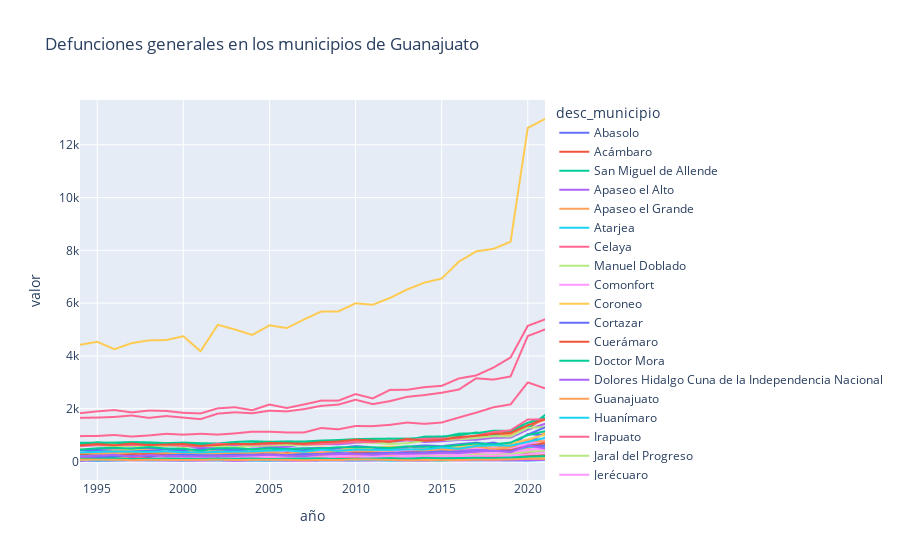

This figure's notebook cell:
### Code cell
g_line = px.line(mun_g,x="año", y="valor", title='Defunciones generales en los municipios de Guanajuato', color='desc_municipio')
g_line.show()

### Figure 1 — Plotly figure (JSON) as saved in the notebook; plotly's stock layout.template omitted (floating-point values rounded to 4 significant figures)
{"data": [{"hovertemplate": "desc_municipio=Abasolo<br>año=%{x}<br>valor=%{y}<extra></extra>", "legendgroup": "Abasolo", "line": {"color": "#636efa", "dash": "solid"}, "marker": {"symbol": "circle"}, "mode": "lines", "name": "Abasolo", "showlegend": true, "type": "scattergl", "x": [1994, 1995, 1996, 1997, 1998, 1999, 2000, 2001, 2002, 2003, 2004, 2005, 2006, 2007, 2008, 2009, 2010, 2011, 2012, 2013, 2014, 2015, 2016, 2017, 2018, 2019, 2020, 2021], "xaxis": "x", "y": [301, 318, 350, 347, 350, 354, 368, 340, 381, 374, 369, 397, 364, 390, 404, 388, 471, 455, 466, 460, 462, 478, 543, 574, 604, 641, 729, 1060], "yaxis": "y"}, {"hovertemplate": "desc_municipio=Acámbaro<br>año=%{x}<br>valor=%{y}<extra></extra>", "legendgroup": "Acámbaro", "line": {"color": "#EF553B", "dash": "solid"}, "marker": {"symbol": "circle"}, "mode": "lines", "name": "Acámbaro", "showlegend": true, "type": "scattergl", "x": [1994, 1995, 1996, 1997, 1998, 1999, 2000, 2001, 2002, 2003, 2004, 2005, 2006, 2007, 2008, 2009, 2010, 2011, 2012, 2013, 2014, 2015, 2016, 2017, 2018, 2019, 2020, 2021], "xaxis": "x", "y": [646, 645, 630, 654, 642, 622, 695, 653, 601, 629, 656, 725, 691, 725, 736, 720, 813, 812, 748, 803, 848, 814, 907, 929, 954, 1047, 1275, 1635], "yaxis": "y"}, {"hovertemplate": "desc_municipio=San Miguel de Allende<br>año=%{x}<br>valor=%{y}<extra></extra>", "legendgroup": "San Miguel de Allende", "line": {"color": "#00cc96", "dash": "solid"}, "marker": {"symbol": "circle"}, "mode": "lines", "name": "San Miguel de Allende", "showlegend": true, "type": "scattergl", "x": [1994, 1995, 1996, 1997, 1998, 1999, 2000, 2001, 2002, 2003, 2004, 2005, 2006, 2007, 2008, 2009, 2010, 2011, 2012, 2013, 2014, 2015, 2016, 2017, 2018, 2019, 2020, 2021], "xaxis": "x", "y": [661, 730, 692, 702, 711, 696, 714, 692, 684, 652, 681, 739, 711, 714, 750, 777, 794, 773, 816, 821, 939, 946, 993, 1099, 1010, 1129, 1286, 1757], "yaxis": "y"}, {"hovertemplate": "desc_municipio=Apaseo el Alto<br>año=%{x}<br>valor=%{y}<extra></extra>", "legendgroup": "Apaseo el Alto", "line": {"color": "#ab63fa", "dash": "solid"}, "marker": {"symbol": "circle"}, "mode": "lines", "name": "Apaseo el Alto", "showlegend": true, "type": "scattergl", "x": [1994, 1995, 1996, 1997, 1998, 1999, 2000, 2001, 2002, 2003, 2004, 2005, 2006, 2007, 2008, 2009, 2010, 2011, 2012, 2013, 2014, 2015, 2016, 2017, 2018, 2019, 2020, 2021], "xaxis": "x", "y": [273, 252, 268, 252, 257, 286, 268, 266, 279, 283, 307, 270, 292, 313, 293, 329, 349, 328, 302, 367, 349, 341, 399, 447, 464, 483, 632, 647], "yaxis": "y"}, {"hovertemplate": "desc_municipio=Apaseo el Grande<br>año=%{x}<br>valor=%{y}<extra></extra>", "legendgroup": "Apaseo el Grande", "line": {"color": "#FFA15A", "dash": "solid"}, "marker": {"symbol": "circle"}, "mode": "lines", "name": "Apaseo el Grande", "showlegend": true, "type": "scattergl", "x": [1994, 1995, 1996, 1997, 1998, 1999, 2000, 2001, 2002, 2003, 2004, 2005, 2006, 2007, 2008, 2009, 2010, 2011, 2012, 2013, 2014, 2015, 2016, 2017, 2018, 2019, 2020, 2021], "xaxis": "x", "y": [324, 328, 352, 299, 321, 323, 302, 314, 328, 332, 296, 322, 342, 315, 378, 379, 437, 429, 383, 462, 475, 468, 462, 573, 555, 600, 797, 1071], "yaxis": "y"}, {"hovertemplate": "desc_municipio=Atarjea<br>año=%{x}<br>valor=%{y}<extra></extra>", "legendgroup": "Atarjea", "line": {"color": "#19d3f3", "dash": "solid"}, "marker": {"symbol": "circle"}, "mode": "lines", "name": "Atarjea", "showlegend": true, "type": "scattergl", "x": [1994, 1995, 1996, 1997, 1998, 1999, 2000, 2001, 2002, 2003, 2004, 2005, 2006, 2007, 2008, 2009, 2010, 2011, 2012, 2013, 2014, 2015, 2016, 2017, 2018, 2019, 2020, 2021], "xaxis": "x", "y": [31, 19, 28, 46, 31, 30, 24, 32, 35, 24, 26, 24, 37, 25, 31, 32, 25, 39, 28, 29, 30, 23, 43, 36, 36, 33, 29, 52], "yaxis": "y"}, {"hovertemplate": "desc_municipio=Celaya<br>año=%{x}<br>valor=%{y}<extra></extra>", "legendgroup": "Celaya", "line": {"color": "#FF6692", "dash": "solid"}, "marker": {"symbol": "circle"}, "mode": "lines", "name": "Celaya", "showlegend": true, "type": "scattergl", "x": [1994, 1995, 1996, 1997, 1998, 1999, 2000, 2001, 2002, 2003, 2004, 2005, 2006, 2007, 2008, 2009, 2010, 2011, 2012, 2013, 2014, 2015, 2016, 2017, 2018, 2019, 2020, 2021], "xaxis": "x", "y": [1653, 1664, 1688, 1742, 1652, 1722, 1663, 1604, 1813, 1863, 1826, 1924, 1898, 1983, 2107, 2156, 2340, 2173, 2287, 2450, 2516, 2605, 2726, 3151, 3103, 3221, 4753, 5002], "yaxis": "y"}, {"hovertemplate": "desc_municipio=Manuel Doblado<br>año=%{x}<br>valor=%{y}<extra></extra>", "legendgroup": "Manuel Doblado", "line": {"color": "#B6E880", "dash": "solid"}, "marker": {"symbol": "circle"}, "mode": "lines", "name": "Manuel Doblado", "showlegend": true, "type": "scattergl", "x": [1994, 1995, 1996, 1997, 1998, 1999, 2000, 2001, 2002, 2003, 2004, 2005, 2006, 2007, 2008, 2009, 2010, 2011, 2012, 2013, 2014, 2015, 2016, 2017, 2018, 2019, 2020, 2021], "xaxis": "x", "y": [169, 209, 183, 176, 203, 155, 203, 194, 168, 173, 192, 201, 187, 223, 205, 198, 222, 224, 230, 203, 225, 243, 229, 257, 224, 228, 313, 439], "yaxis": "y"}, {"hovertemplate": "desc_municipio=Comonfort<br>año=%{x}<br>valor=%{y}<extra></extra>", "legendgroup": "Comonfort", "line": {"color": "#FF97FF", "dash": "solid"}, "marker": {"symbol": "circle"}, "mode": "lines", "name": "Comonfort", "showlegend": true, "type": "scattergl", "x": [1994, 1995, 1996, 1997, 1998, 1999, 2000, 2001, 2002, 2003, 2004, 2005, 2006, 2007, 2008, 2009, 2010, 2011, 2012, 2013, 2014, 2015, 2016, 2017, 2018, 2019, 2020, 2021], "xaxis": "x", "y": [320, 361, 388, 386, 364, 347, 324, 273, 316, 318, 344, 381, 333, 324, 372, 373, 364, 380, 422, 403, 414, 427, 485, 514, 507, 505, 674, 794], "yaxis": "y"}, {"hovertemplate": "desc_municipio=Coroneo<br>año=%{x}<br>valor=%{y}<extra></extra>", "legendgroup": "Coroneo", "line": {"color": "#FECB52", "dash": "solid"}, "marker": {"symbol": "circle"}, "mode": "lines", "name": "Coroneo", "showlegend": true, "type": "scattergl", "x": [1994, 1995, 1996, 1997, 1998, 1999, 2000, 2001, 2002, 2003, 2004, 2005, 2006, 2007, 2008, 2009, 2010, 2011, 2012, 2013, 2014, 2015, 2016, 2017, 2018, 2019, 2020, 2021], "xaxis": "x", "y": [53, 70, 64, 76, 64, 72, 65, 63, 65, 66, 57, 67, 75, 78, 61, 91, 85, 79, 68, 80, 95, 114, 70, 75, 94, 79, 116, 137], "yaxis": "y"}, {"hovertemplate": "desc_municipio=Cortazar<br>año=%{x}<br>valor=%{y}<extra></extra>", "legendgroup": "Cortazar", "line": {"color": "#636efa", "dash": "solid"}, "marker": {"symbol": "circle"}, "mode": "lines", "name": "Cortazar", "showlegend": true, "type": "scattergl", "x": [1994, 1995, 1996, 1997, 1998, 1999, 2000, 2001, 2002, 2003, 2004, 2005, 2006, 2007, 2008, 2009, 2010, 2011, 2012, 2013, 2014, 2015, 2016, 2017, 2018, 2019, 2020, 2021], "xaxis": "x", "y": [433, 419, 437, 394, 426, 469, 394, 419, 458, 428, 466, 431, 448, 458, 480, 493, 499, 482, 517, 545, 556, 569, 554, 622, 718, 575, 1038, 995], "yaxis": "y"}, {"hovertemplate": "desc_municipio=Cuerámaro<br>año=%{x}<br>valor=%{y}<extra></extra>", "legendgroup": "Cuerámaro", "line": {"color": "#EF553B", "dash": "solid"}, "marker": {"symbol": "circle"}, "mode": "lines", "name": "Cuerámaro", "showlegend": true, "type": "scattergl", "x": [1994, 1995, 1996, 1997, 1998, 1999, 2000, 2001, 2002, 2003, 2004, 2005, 2006, 2007, 2008, 2009, 2010, 2011, 2012, 2013, 2014, 2015, 2016, 2017, 2018, 2019, 2020, 2021], "xaxis": "x", "y": [148, 120, 143, 143, 162, 142, 155, 157, 136, 176, 148, 150, 157, 139, 147, 165, 156, 189, 167, 184, 178, 177, 179, 191, 222, 217, 294, 354], "yaxis": "y"}, {"hovertemplate": "desc_municipio=Doctor Mora<br>año=%{x}<br>valor=%{y}<extra></extra>", "legendgroup": "Doctor Mora", "line": {"color": "#00cc96", "dash": "solid"}, "marker": {"symbol": "circle"}, "mode": "lines", "name": "Doctor Mora", "showlegend": true, "type": "scattergl", "x": [1994, 1995, 1996, 1997, 1998, 1999, 2000, 2001, 2002, 2003, 2004, 2005, 2006, 2007, 2008, 2009, 2010, 2011, 2012, 2013, 2014, 2015, 2016, 2017, 2018, 2019, 2020, 2021], "xaxis": "x", "y": [107, 92, 111, 98, 114, 86, 83, 114, 104, 91, 115, 87, 104, 93, 98, 86, 102, 107, 109, 96, 113, 108, 106, 145, 152, 139, 184, 188], "yaxis": "y"}, {"hovertemplate": "desc_municipio=Dolores Hidalgo Cuna de la Independencia Nacional<br>año=%{x}<br>valor=%{y}<extra></extra>", "legendgroup": "Dolores Hidalgo Cuna de la Independencia Nacional", "line": {"color": "#ab63fa", "dash": "solid"}, "marker": {"symbol": "circle"}, "mode": "lines", "name": "Dolores Hidalgo Cuna de la Independencia Nacional", "showlegend": true, "type": "scattergl", "x": [1994, 1995, 1996, 1997, 1998, 1999, 2000, 2001, 2002, 2003, 2004, 2005, 2006, 2007, 2008, 2009, 2010, 2011, 2012, 2013, 2014, 2015, 2016, 2017, 2018, 2019, 2020, 2021], "xaxis": "x", "y": [580, 612, 582, 621, 625, 597, 573, 530, 549, 611, 566, 582, 562, 647, 651, 654, 705, 729, 750, 795, 738, 767, 817, 822, 899, 904, 1208, 1427], "yaxis": "y"}, {"hovertemplate": "desc_municipio=Guanajuato<br>año=%{x}<br>valor=%{y}<extra></extra>", "legendgroup": "Guanajuato", "line": {"color": "#FFA15A", "dash": "solid"}, "marker": {"symbol": "circle"}, "mode": "lines", "name": "Guanajuato", "showlegend": true, "type": "scattergl", "x": [1994, 1995, 1996, 1997, 1998, 1999, 2000, 2001, 2002, 2003, 2004, 2005, 2006, 2007, 2008, 2009, 2010, 2011, 2012, 2013, 2014, 2015, 2016, 2017, 2018, 2019, 2020, 2021], "xaxis": "x", "y": [598, 641, 634, 594, 581, 593, 596, 593, 631, 652, 623, 761, 656, 704, 780, 741, 755, 795, 813, 802, 841, 889, 918, 900, 948, 1012, 1368, 1577], "yaxis": "y"}, {"hovertemplate": "desc_municipio=Huanímaro<br>año=%{x}<br>valor=%{y}<extra></extra>", "legendgroup": "Huanímaro", "line": {"color": "#19d3f3", "dash": "solid"}, "marker": {"symbol": "circle"}, "mode": "lines", "name": "Huanímaro", "showlegend": true, "type": "scattergl", "x": [1994, 1995, 1996, 1997, 1998, 1999, 2000, 2001, 2002, 2003, 2004, 2005, 2006, 2007, 2008, 2009, 2010, 2011, 2012, 2013, 2014, 2015, 2016, 2017, 2018, 2019, 2020, 2021], "xaxis": "x", "y": [76, 72, 72, 93, 82, 103, 87, 89, 86, 106, 84, 96, 86, 94, 104, 100, 131, 130, 131, 139, 114, 108, 130, 135, 158, 182, 194, 243], "yaxis": "y"}, {"hovertemplate": "desc_municipio=Irapuato<br>año=%{x}<br>valor=%{y}<extra></extra>", "legendgroup": "Irapuato", "line": {"color": "#FF6692", "dash": "solid"}, "marker": {"symbol": "circle"}, "mode": "lines", "name": "Irapuato", "showlegend": true, "type": "scattergl", "x": [1994, 1995, 1996, 1997, 1998, 1999, 2000, 2001, 2002, 2003, 2004, 2005, 2006, 2007, 2008, 2009, 2010, 2011, 2012, 2013, 2014, 2015, 2016, 2017, 2018, 2019, 2020, 2021], "xaxis": "x", "y": [1830, 1899, 1948, 1860, 1929, 1915, 1844, 1820, 2014, 2054, 1942, 2158, 2026, 2160, 2303, 2304, 2554, 2389, 2713, 2718, 2816, 2865, 3146, 3259, 3555, 3941, 5138, 5385], "yaxis": "y"}, {"hovertemplate": "desc_municipio=Jaral del Progreso<br>año=%{x}<br>valor=%{y}<extra></extra>", "legendgroup": "Jaral del Progreso", "line": {"color": "#B6E880", "dash": "solid"}, "marker": {"symbol": "circle"}, "mode": "lines", "name": "Jaral del Progreso", "showlegend": true, "type": "scattergl", "x": [1994, 1995, 1996, 1997, 1998, 1999, 2000, 2001, 2002, 2003, 2004, 2005, 2006, 2007, 2008, 2009, 2010, 2011, 2012, 2013, 2014, 2015, 2016, 2017, 2018, 2019, 2020, 2021], "xaxis": "x", "y": [152, 161, 178, 150, 175, 159, 136, 157, 171, 146, 186, 170, 177, 192, 163, 219, 200, 208, 203, 199, 230, 232, 241, 274, 269, 277, 369, 388], "yaxis": "y"}, {"hovertemplate": "desc_municipio=Jerécuaro<br>año=%{x}<br>valor=%{y}<extra></extra>", "legendgroup": "Jerécuaro", "line": {"color": "#FF97FF", "dash": "solid"}, "marker": {"symbol": "circle"}, "mode": "lines", "name": "Jerécuaro", "showlegend": true, "type": "scattergl", "x": [1994, 1995, 1996, 1997, 1998, 1999, 2000, 2001, 2002, 2003, 2004, 2005, 2006, 2007, 2008, 2009, 2010, 2011, 2012, 2013, 2014, 2015, 2016, 2017, 2018, 2019, 2020, 2021], "xaxis": "x", "y": [282, 238, 309, 277, 281, 282, 222, 265, 249, 253, 265, 232, 282, 282, 304, 300, 293, 282, 309, 328, 347, 322, 337, 341, 350, 383, 424, 536], "yaxis": "y"}, {"hovertemplate": "desc_municipio=León<br>año=%{x}<br>valor=%{y}<extra></extra>", "legendgroup": "León", "line": {"color": "#FECB52", "dash": "solid"}, "marker": {"symbol": "circle"}, "mode": "lines", "name": "León", "showlegend": true, "type": "scattergl", "x": [1994, 1995, 1996, 1997, 1998, 1999, 2000, 2001, 2002, 2003, 2004, 2005, 2006, 2007, 2008, 2009, 2010, 2011, 2012, 2013, 2014, 2015, 2016, 2017, 2018, 2019, 2020, 2021], "xaxis": "x", "y": [4421, 4536, 4254, 4484, 4589, 4600, 4746, 4176, 5178, 5002, 4793, 5158, 5055, 5381, 5679, 5685, 5993, 5938, 6196, 6518, 6778, 6931, 7572, 7961, 8055, 8325, 12641, 12977], "yaxis": "y"}, {"hovertemplate": "desc_municipio=Moroleón<br>año=%{x}<br>valor=%{y}<extra></extra>", "legendgroup": "Moroleón", "line": {"color": "#636efa", "dash": "solid"}, "marker": {"symbol": "circle"}, "mode": "lines", "name": "Moroleón", "showlegend": true, "type": "scattergl", "x": [1994, 1995, 1996, 1997, 1998, 1999, 2000, 2001, 2002, 2003, 2004, 2005, 2006, 2007, 2008, 2009, 2010, 2011, 2012, 2013, 2014, 2015, 2016, 2017, 2018, 2019, 2020, 2021], "xaxis": "x", "y": [239, 230, 248, 239, 228, 255, 257, 237, 264, 259, 248, 247, 263, 250, 282, 278, 330, 280, 323, 297, 336, 339, 338, 368, 371, 359, 541, 572], "yaxis": "y"}, {"hovertemplate": "desc_municipio=Ocampo<br>año=%{x}<br>valor=%{y}<extra></extra>", "legendgroup": "Ocampo", "line": {"color": "#EF553B", "dash": "solid"}, "marker": {"symbol": "circle"}, "mode": "lines", "name": "Ocampo", "showlegend": true, "type": "scattergl", "x": [1994, 1995, 1996, 1997, 1998, 1999, 2000, 2001, 2002, 2003, 2004, 2005, 2006, 2007, 2008, 2009, 2010, 2011, 2012, 2013, 2014, 2015, 2016, 2017, 2018, 2019, 2020, 2021], "xaxis": "x", "y": [117, 134, 134, 149, 136, 121, 137, 93, 99, 107, 87, 98, 109, 131, 126, 125, 111, 112, 98, 104, 130, 143, 121, 154, 141, 140, 202, 236], "yaxis": "y"}, {"hovertemplate": "desc_municipio=Pénjamo<br>año=%{x}<br>valor=%{y}<extra></extra>", "legendgroup": "Pénjamo", "line": {"color": "#00cc96", "dash": "solid"}, "marker": {"symbol": "circle"}, "mode": "lines", "name": "Pénjamo", "showlegend": true, "type": "scattergl", "x": [1994, 1995, 1996, 1997, 1998, 1999, 2000, 2001, 2002, 2003, 2004, 2005, 2006, 2007, 2008, 2009, 2010, 2011, 2012, 2013, 2014, 2015, 2016, 2017, 2018, 2019, 2020, 2021], "xaxis": "x", "y": [708, 708, 716, 735, 724, 695, 678, 661, 683, 739, 768, 746, 761, 757, 792, 812, 848, 859, 865, 865, 897, 916, 1054, 1070, 1164, 1163, 1467, 1648], "yaxis": "y"}, {"hovertemplate": "desc_municipio=Pueblo Nuevo<br>año=%{x}<br>valor=%{y}<extra></extra>", "legendgroup": "Pueblo Nuevo", "line": {"color": "#ab63fa", "dash": "solid"}, "marker": {"symbol": "circle"}, "mode": "lines", "name": "Pueblo Nuevo", "showlegend": true, "type": "scattergl", "x": [1994, 1995, 1996, 1997, 1998, 1999, 2000, 2001, 2002, 2003, 2004, 2005, 2006, 2007, 2008, 2009, 2010, 2011, 2012, 2013, 2014, 2015, 2016, 2017, 2018, 2019, 2020, 2021], "xaxis": "x", "y": [91, 87, 86, 70, 69, 78, 58, 74, 67, 68, 71, 70, 73, 79, 76, 92, 93, 74, 104, 88, 86, 81, 90, 108, 110, 108, 138, 201], "yaxis": "y"}, {"hovertemplate": "desc_municipio=Purísima del Rincón<br>año=%{x}<br>valor=%{y}<extra></extra>", "legendgroup": "Purísima del Rincón", "line": {"color": "#FFA15A", "dash": "solid"}, "marker": {"symbol": "circle"}, "mode": "lines", "name": "Purísima del Rincón", "showlegend": true, "type": "scattergl", "x": [1994, 1995, 1996, 1997, 1998, 1999, 2000, 2001, 2002, 2003, 2004, 2005, 2006, 2007, 2008, 2009, 2010, 2011, 2012, 2013, 2014, 2015, 2016, 2017, 2018, 2019, 2020, 2021], "xaxis": "x", "y": [143, 174, 173, 181, 194, 189, 195, 168, 201, 182, 179, 223, 218, 207, 236, 238, 265, 239, 233, 273, 274, 297, 320, 321, 366, 385, 505, 649], "yaxis": "y"}, {"hovertemplate": "desc_municipio=Romita<br>año=%{x}<br>valor=%{y}<extra></extra>", "legendgroup": "Romita", "line": {"color": "#19d3f3", "dash": "solid"}, "marker": {"symbol": "circle"}, "mode": "lines", "name": "Romita", "showlegend": true, "type": "scattergl", "x": [1994, 1995, 1996, 1997, 1998, 1999, 2000, 2001, 2002, 2003, 2004, 2005, 2006, 2007, 2008, 2009, 2010, 2011, 2012, 2013, 2014, 2015, 2016, 2017, 2018, 2019, 2020, 2021], "xaxis": "x", "y": [227, 265, 247, 280, 235, 263, 243, 241, 269, 275, 244, 247, 234, 245, 268, 262, 284, 300, 295, 303, 317, 316, 343, 366, 360, 382, 554, 555], "yaxis": "y"}, {"hovertemplate": "desc_municipio=Salamanca<br>año=%{x}<br>valor=%{y}<extra></extra>", "legendgroup": "Salamanca", "line": {"color": "#FF6692", "dash": "solid"}, "marker": {"symbol": "circle"}, "mode": "lines", "name": "Salamanca", "showlegend": true, "type": "scattergl", "x": [1994, 1995, 1996, 1997, 1998, 1999, 2000, 2001, 2002, 2003, 2004, 2005, 2006, 2007, 2008, 2009, 2010, 2011, 2012, 2013, 2014, 2015, 2016, 2017, 2018, 2019, 2020, 2021], "xaxis": "x", "y": [962, 968, 1003, 944, 986, 1048, 1016, 1049, 1019, 1064, 1129, 1127, 1100, 1098, 1268, 1219, 1343, 1339, 1388, 1475, 1426, 1476, 1666, 1849, 2052, 2162, 2996, 2771], "yaxis": "y"}, {"hovertemplate": "desc_municipio=Salvatierra<br>año=%{x}<br>valor=%{y}<extra></extra>", "legendgroup": "Salvatierra", "line": {"color": "#B6E880", "dash": "solid"}, "marker": {"symbol": "circle"}, "mode": "lines", "name": "Salvatierra", "showlegend": true, "type": "scattergl", "x": [1994, 1995, 1996, 1997, 1998, 1999, 2000, 2001, 2002, 2003, 2004, 2005, 2006, 2007, 2008, 2009, 2010, 2011, 2012, 2013, 2014, 2015, 2016, 2017, 2018, 2019, 2020, 2021], "xaxis": "x", "y": [605, 610, 581, 581, 570, 620, 550, 595, 571, 544, 588, 605, 626, 611, 646, 720, 725, 709, 664, 692, 781, 815, 840, 886, 957, 945, 1275, 1304], "yaxis": "y"}, {"hovertemplate": "desc_municipio=San Diego de la Unión<br>año=%{x}<br>valor=%{y}<extra></extra>", "legendgroup": "San Diego de la Unión", "line": {"color": "#FF97FF", "dash": "solid"}, "marker": {"symbol": "circle"}, "mode": "lines", "name": "San Diego de la Unión", "showlegend": true, "type": "scattergl", "x": [1994, 1995, 1996, 1997, 1998, 1999, 2000, 2001, 2002, 2003, 2004, 2005, 2006, 2007, 2008, 2009, 2010, 2011, 2012, 2013, 2014, 2015, 2016, 2017, 2018, 2019, 2020, 2021], "xaxis": "x", "y": [186, 176, 209, 193, 193, 159, 169, 147, 173, 159, 164, 178, 163, 149, 159, 185, 187, 183, 168, 187, 176, 189, 192, 213, 218, 227, 275, 346], "yaxis": "y"}, {"hovertemplate": "desc_municipio=San Felipe<br>año=%{x}<br>valor=%{y}<extra></extra>", "legendgroup": "San Felipe", "line": {"color": "#FECB52", "dash": "solid"}, "marker": {"symbol": "circle"}, "mode": "lines", "name": "San Felipe", "showlegend": true, "type": "scattergl", "x": [1994, 1995, 1996, 1997, 1998, 1999, 2000, 2001, 2002, 2003, 2004, 2005, 2006, 2007, 2008, 2009, 2010, 2011, 2012, 2013, 2014, 2015, 2016, 2017, 2018, 2019, 2020, 2021], "xaxis": "x", "y": [468, 475, 459, 458, 484, 491, 455, 385, 434, 495, 448, 463, 485, 490, 528, 500, 492, 522, 561, 557, 570, 528, 569, 635, 580, 678, 835, 1014], "yaxis": "y"}, {"hovertemplate": "desc_municipio=San Francisco del Rincón<br>año=%{x}<br>valor=%{y}<extra></extra>", "legendgroup": "San Francisco del Rincón", "line": {"color": "#636efa", "dash": "solid"}, "marker": {"symbol": "circle"}, "mode": "lines", "name": "San Francisco del Rincón", "showlegend": true, "type": "scattergl", "x": [1994, 1995, 1996, 1997, 1998, 1999, 2000, 2001, 2002, 2003, 2004, 2005, 2006, 2007, 2008, 2009, 2010, 2011, 2012, 2013, 2014, 2015, 2016, 2017, 2018, 2019, 2020, 2021], "xaxis": "x", "y": [453, 471, 497, 497, 517, 471, 442, 461, 453, 480, 465, 517, 481, 502, 511, 511, 583, 535, 508, 563, 608, 579, 653, 709, 650, 712, 1016, 1293], "yaxis": "y"}, {"hovertemplate": "desc_municipio=San José Iturbide<br>año=%{x}<br>valor=%{y}<extra></extra>", "legendgroup": "San José Iturbide", "line": {"color": "#EF553B", "dash": "solid"}, "marker": {"symbol": "circle"}, "mode": "lines", "name": "San José Iturbide", "showlegend": true, "type": "scattergl", "x": [1994, 1995, 1996, 1997, 1998, 1999, 2000, 2001, 2002, 2003, 2004, 2005, 2006, 2007, 2008, 2009, 2010, 2011, 2012, 2013, 2014, 2015, 2016, 2017, 2018, 2019, 2020, 2021], "xaxis": "x", "y": [280, 306, 301, 280, 309, 301, 280, 277, 268, 286, 302, 257, 321, 272, 295, 277, 328, 323, 316, 355, 352, 379, 330, 352, 413, 422, 578, 708], "yaxis": "y"}, {"hovertemplate": "desc_municipio=San Luis de la Paz<br>año=%{x}<br>valor=%{y}<extra></extra>", "legendgroup": "San Luis de la Paz", "line": {"color": "#00cc96", "dash": "solid"}, "marker": {"symbol": "circle"}, "mode": "lines", "name": "San Luis de la Paz", "showlegend": true, "type": "scattergl", "x": [1994, 1995, 1996, 1997, 1998, 1999, 2000, 2001, 2002, 2003, 2004, 2005, 2006, 2007, 2008, 2009, 2010, 2011, 2012, 2013, 2014, 2015, 2016, 2017, 2018, 2019, 2020, 2021], "xaxis": "x", "y": [447, 501, 518, 486, 544, 490, 482, 412, 503, 503, 463, 499, 466, 491, 489, 539, 541, 537, 509, 573, 557, 562, 619, 685, 647, 716, 998, 1145], "yaxis": "y"}, {"hovertemplate": "desc_municipio=Santa Catarina<br>año=%{x}<br>valor=%{y}<extra></extra>", "legendgroup": "Santa Catarina", "line": {"color": "#ab63fa", "dash": "solid"}, "marker": {"symbol": "circle"}, "mode": "lines", "name": "Santa Catarina", "showlegend": true, "type": "scattergl", "x": [1994, 1995, 1996, 1997, 1998, 1999, 2000, 2001, 2002, 2003, 2004, 2005, 2006, 2007, 2008, 2009, 2010, 2011, 2012, 2013, 2014, 2015, 2016, 2017, 2018, 2019, 2020, 2021], "xaxis": "x", "y": [18, 39, 32, 36, 38, 30, 36, 30, 32, 23, 32, 32, 28, 25, 36, 34, 38, 31, 47, 31, 30, 49, 35, 46, 40, 42, 44, 59], "yaxis": "y"}, {"hovertemplate": "desc_municipio=Santa Cruz de Juventino Rosas<br>año=%{x}<br>valor=%{y}<extra></extra>", "legendgroup": "Santa Cruz de Juventino Rosas", "line": {"color": "#FFA15A", "dash": "solid"}, "marker": {"symbol": "circle"}, "mode": "lines", "name": "Santa Cruz de Juventino Rosas", "showlegend": true, "type": "scattergl", "x": [1994, 1995, 1996, 1997, 1998, 1999, 2000, 2001, 2002, 2003, 2004, 2005, 2006, 2007, 2008, 2009, 2010, 2011, 2012, 2013, 2014, 2015, 2016, 2017, 2018, 2019, 2020, 2021], "xaxis": "x", "y": [322, 316, 294, 342, 350, 326, 310, 281, 311, 337, 326, 372, 292, 344, 333, 391, 412, 397, 437, 471, 408, 427, 468, 564, 475, 532, 803, 755], "yaxis": "y"}, {"hovertemplate": "desc_municipio=Santiago Maravatío<br>año=%{x}<br>valor=%{y}<extra></extra>", "legendgroup": "Santiago Maravatío", "line": {"color": "#19d3f3", "dash": "solid"}, "marker": {"symbol": "circle"}, "mode": "lines", "name": "Santiago Maravatío", "showlegend": true, "type": "scattergl", "x": [1994, 1995, 1996, 1997, 1998, 1999, 2000, 2001, 2002, 2003, 2004, 2005, 2006, 2007, 2008, 2009, 2010, 2011, 2012, 2013, 2014, 2015, 2016, 2017, 2018, 2019, 2020, 2021], "xaxis": "x", "y": [54, 54, 49, 49, 51, 49, 57, 60, 42, 65, 44, 44, 50, 63, 52, 54, 61, 54, 51, 61, 68, 58, 84, 92, 78, 83, 105, 92], "yaxis": "y"}, {"hovertemplate": "desc_municipio=Silao de la Victoria<br>año=%{x}<br>valor=%{y}<extra></extra>", "legendgroup": "Silao de la Victoria", "line": {"color": "#FF6692", "dash": "solid"}, "marker": {"symbol": "circle"}, "mode": "lines", "name": "Silao de la Victoria", "showlegend": true, "type": "scattergl", "x": [1994, 1995, 1996, 1997, 1998, 1999, 2000, 2001, 2002, 2003, 2004, 2005, 2006, 2007, 2008, 2009, 2010, 2011, 2012, 2013, 2014, 2015, 2016, 2017, 2018, 2019, 2020, 2021], "xaxis": "x", "y": [588, 617, 615, 623, 624, 636, 591, 576, 673, 645, 639, 652, 694, 643, 653, 690, 743, 730, 785, 814, 863, 874, 877, 979, 1116, 1183, 1591, 1597], "yaxis": "y"}, {"hovertemplate": "desc_municipio=Tarandacuao<br>año=%{x}<br>valor=%{y}<extra></extra>", "legendgroup": "Tarandacuao", "line": {"color": "#B6E880", "dash": "solid"}, "marker": {"symbol": "circle"}, "mode": "lines", "name": "Tarandacuao", "showlegend": true, "type": "scattergl", "x": [1994, 1995, 1996, 1997, 1998, 1999, 2000, 2001, 2002, 2003, 2004, 2005, 2006, 2007, 2008, 2009, 2010, 2011, 2012, 2013, 2014, 2015, 2016, 2017, 2018, 2019, 2020, 2021], "xaxis": "x", "y": [61, 65, 62, 67, 67, 62, 88, 81, 71, 75, 81, 65, 79, 85, 72, 78, 66, 85, 95, 95, 85, 101, 115, 106, 96, 90, 120, 146], "yaxis": "y"}, {"hovertemplate": "desc_municipio=Tarimoro<br>año=%{x}<br>valor=%{y}<extra></extra>", "legendgroup": "Tarimoro", "line": {"color": "#FF97FF", "dash": "solid"}, "marker": {"symbol": "circle"}, "mode": "lines", "name": "Tarimoro", "showlegend": true, "type": "scattergl", "x": [1994, 1995, 1996, 1997, 1998, 1999, 2000, 2001, 2002, 2003, 2004, 2005, 2006, 2007, 2008, 2009, 2010, 2011, 2012, 2013, 2014, 2015, 2016, 2017, 2018, 2019, 2020, 2021], "xaxis": "x", "y": [182, 223, 197, 213, 217, 191, 187, 196, 194, 211, 223, 206, 216, 206, 255, 246, 283, 235, 265, 255, 270, 285, 272, 346, 321, 350, 445, 479], "yaxis": "y"}, {"hovertemplate": "desc_municipio=Tierra Blanca<br>año=%{x}<br>valor=%{y}<extra></extra>", "legendgroup": "Tierra Blanca", "line": {"color": "#FECB52", "dash": "solid"}, "marker": {"symbol": "circle"}, "mode": "lines", "name": "Tierra Blanca", "showlegend": true, "type": "scattergl", "x": [1994, 1995, 1996, 1997, 1998, 1999, 2000, 2001, 2002, 2003, 2004, 2005, 2006, 2007, 2008, 2009, 2010, 2011, 2012, 2013, 2014, 2015, 2016, 2017, 2018, 2019, 2020, 2021], "xaxis": "x", "y": [91, 92, 95, 82, 81, 79, 68, 73, 103, 77, 88, 85, 89, 93, 89, 71, 82, 80, 94, 96, 90, 101, 96, 114, 95, 102, 136, 144], "yaxis": "y"}, {"hovertemplate": "desc_municipio=Uriangato<br>año=%{x}<br>valor=%{y}<extra></extra>", "legendgroup": "Uriangato", "line": {"color": "#636efa", "dash": "solid"}, "marker": {"symbol": "circle"}, "mode": "lines", "name": "Uriangato", "showlegend": true, "type": "scattergl", "x": [1994, 1995, 1996, 1997, 1998, 1999, 2000, 2001, 2002, 2003, 2004, 2005, 2006, 2007, 2008, 2009, 2010, 2011, 2012, 2013, 2014, 2015, 2016, 2017, 2018, 2019, 2020, 2021], "xaxis": "x", "y": [180, 174, 199, 217, 192, 233, 257, 237, 234, 251, 255, 270, 240, 281, 281, 319, 294, 308, 325, 336, 345, 379, 345, 383, 405, 381, 583, 606], "yaxis": "y"}, {"hovertemplate": "desc_municipio=Valle de Santiago<br>año=%{x}<br>valor=%{y}<extra></extra>", "legendgroup": "Valle de Santiago", "line": {"color": "#EF553B", "dash": "solid"}, "marker": {"symbol": "circle"}, "mode": "lines", "name": "Valle de Santiago", "showlegend": true, "type": "scattergl", "x": [1994, 1995, 1996, 1997, 1998, 1999, 2000, 2001, 2002, 2003, 2004, 2005, 2006, 2007, 2008, 2009, 2010, 2011, 2012, 2013, 2014, 2015, 2016, 2017, 2018, 2019, 2020, 2021], "xaxis": "x", "y": [612, 659, 614, 679, 623, 641, 663, 590, 625, 667, 659, 700, 691, 671, 728, 756, 828, 793, 740, 857, 783, 813, 926, 971, 1048, 1085, 1373, 1602], "yaxis": "y"}, {"hovertemplate": "desc_municipio=Victoria<br>año=%{x}<br>valor=%{y}<extra></extra>", "legendgroup": "Victoria", "line": {"color": "#00cc96", "dash": "solid"}, "marker": {"symbol": "circle"}, "mode": "lines", "name": "Victoria", "showlegend": true, "type": "scattergl", "x": [1994, 1995, 1996, 1997, 1998, 1999, 2000, 2001, 2002, 2003, 2004, 2005, 2006, 2007, 2008, 2009, 2010, 2011, 2012, 2013, 2014, 2015, 2016, 2017, 2018, 2019, 2020, 2021], "xaxis": "x", "y": [100, 100, 122, 94, 100, 113, 103, 99, 111, 103, 113, 91, 107, 114, 116, 91, 98, 112, 126, 107, 139, 123, 131, 141, 127, 146, 184, 200], "yaxis": "y"}, {"hovertemplate": "desc_municipio=Villagrán<br>año=%{x}<br>valor=%{y}<extra></extra>", "legendgroup": "Villagrán", "line": {"color": "#ab63fa", "dash": "solid"}, "marker": {"symbol": "circle"}, "mode": "lines", "name": "Villagrán", "showlegend": true, "type": "scattergl", "x": [1994, 1995, 1996, 1997, 1998, 1999, 2000, 2001, 2002, 2003, 2004, 2005, 2006, 2007, 2008, 2009, 2010, 2011, 2012, 2013, 2014, 2015, 2016, 2017, 2018, 2019, 2020, 2021], "xaxis": "x", "y": [185, 217, 254, 181, 242, 207, 200, 192, 199, 210, 230, 252, 216, 202, 258, 278, 278, 251, 292, 294, 305, 326, 322, 370, 416, 351, 603, 500], "yaxis": "y"}, {"hovertemplate": "desc_municipio=Xichú<br>año=%{x}<br>valor=%{y}<extra></extra>", "legendgroup": "Xichú", "line": {"color": "#FFA15A", "dash": "solid"}, "marker": {"symbol": "circle"}, "mode": "lines", "name": "Xichú", "showlegend": true, "type": "scattergl", "x": [1994, 1995, 1996, 1997, 1998, 1999, 2000, 2001, 2002, 2003, 2004, 2005, 2006, 2007, 2008, 2009, 2010, 2011, 2012, 2013, 2014, 2015, 2016, 2017, 2018, 2019, 2020, 2021], "xaxis": "x", "y": [70, 68, 67, 50, 62, 58, 53, 61, 67, 56, 59, 61, 60, 47, 58, 54, 79, 71, 57, 46, 51, 43, 53, 67, 65, 78, 100, 97], "yaxis": "y"}, {"hovertemplate": "desc_municipio=Yuriria<br>año=%{x}<br>valor=%{y}<extra></extra>", "legendgroup": "Yuriria", "line": {"color": "#19d3f3", "dash": "solid"}, "marker": {"symbol": "circle"}, "mode": "lines", "name": "Yuriria", "showlegend": true, "type": "scattergl", "x": [1994, 1995, 1996, 1997, 1998, 1999, 2000, 2001, 2002, 2003, 2004, 2005, 2006, 2007, 2008, 2009, 2010, 2011, 2012, 2013, 2014, 2015, 2016, 2017, 2018, 2019, 2020, 2021], "xaxis": "x", "y": [342, 361, 378, 372, 362, 384, 353, 345, 363, 373, 381, 414, 419, 367, 447, 406, 448, 441, 438, 458, 455, 530, 484, 589, 611, 599, 740, 892], "yaxis": "y"}], "layout": {"legend": {"title": {"text": "desc_municipio"}, "tracegroupgap": 0}, "title": {"text": "Defunciones generales en los municipios de Guanajuato"}, "xaxis": {"anchor": "y", "domain": [0, 1], "title": {"text": "año"}}, "yaxis": {"anchor": "x", "domain": [0, 1], "title": {"text": "valor"}}}}
